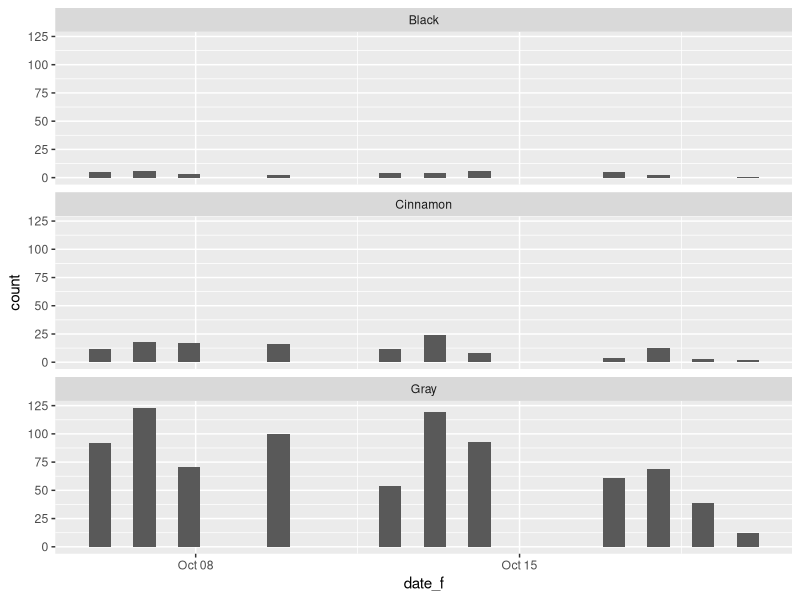

This chart was generated by the following R code:
library(tidyverse)
library(ggplot2)
library(patchwork)

squirrel_subset <- read.csv('squirrels_subset.csv')

squirrel_subset <- squirrel_subset %>%  
  mutate(
    date_f = as.Date.character(date, format = '%m%d%Y')
  )

squirrel_subset_by_color <- squirrel_subset %>%  
  group_by(primary_fur_color) %>%  
  summarise(count_by_color = n())

squirrel_subset %>%  
  ggplot() + 
  aes(x = date_f) + 
  geom_histogram() + 
  facet_wrap(vars(primary_fur_color), nrow = 3)

squirrel_subset %>%  
  group_by()
